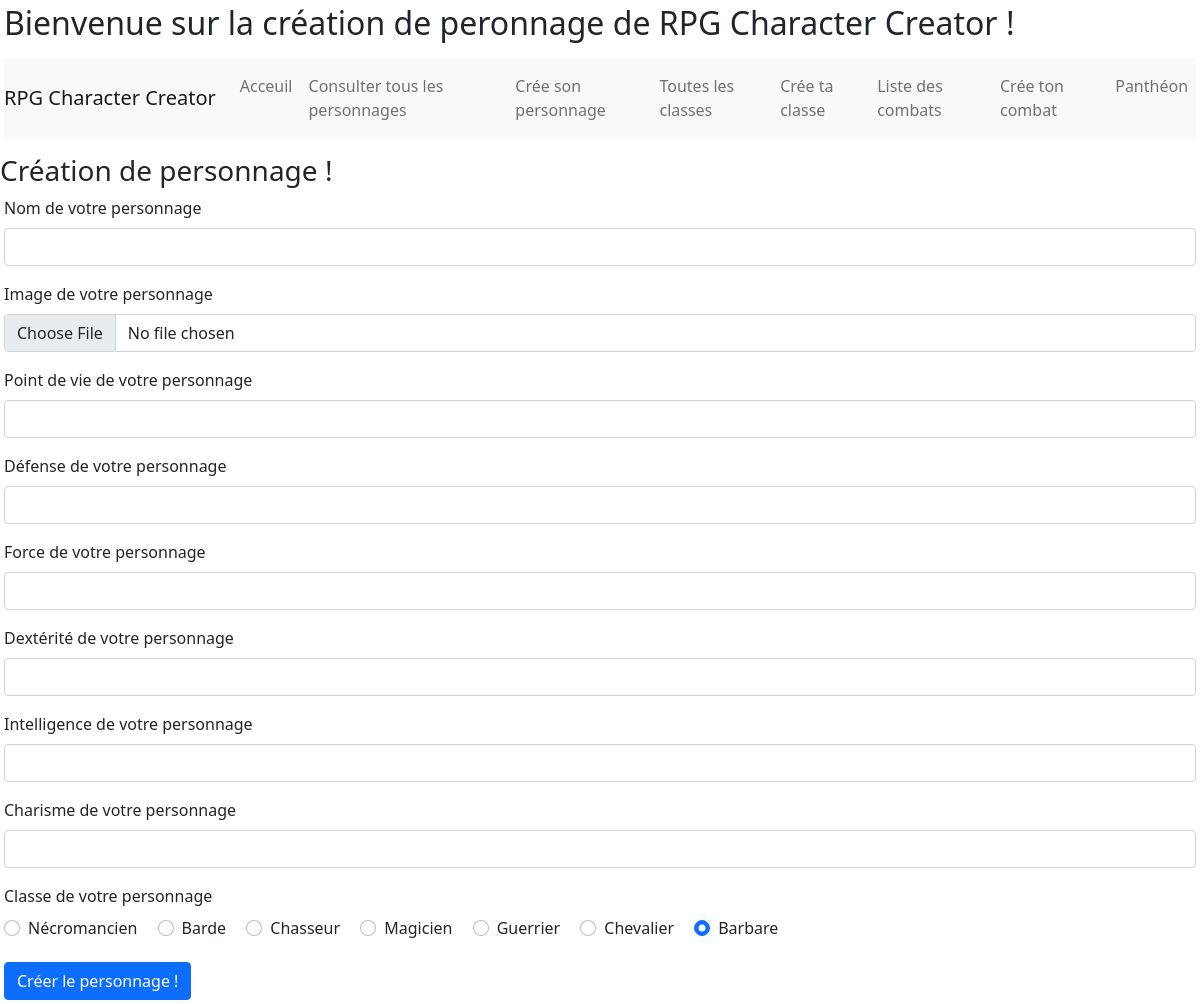
Page /addCharacter.php on the committed database.
### tables this page shows
CREATE TABLE IF NOT EXISTS `profession` (
  `id_profession` int NOT NULL AUTO_INCREMENT,
  `professionName` varchar(32) NOT NULL,
  PRIMARY KEY (`id_profession`)
);

### class/manager/professionManager.class.php (called while the page is built, shortened)
<?php
class ProfessionManager{
    private $_db;
    public function setDb($db){
        $this->_db = $db;
    }
    public function getList(){
        $liste = [];
        $requete = $this->_db->query('SELECT * FROM profession
        ORDER BY id_profession DESC');
        while($donnees = $requete->fetch()){
            $profession = new Profession($donnees);
            $liste[] = $profession;
        }
    return $liste;
    }
}
?>

### class/class/profession.class.php (called while the page is built, shortened)
<?php
class Profession{
    private $_id_profession;
    private $_professionName;
    public function hydrate($donnees) {
        foreach($donnees as $key => $value) {
            $method = 'set'.ucfirst($key);
        }
    }
    public function getId_profession()
    {
        return $this->_id_profession;
    }
    public function setId_profession($id_profession)
    {
        $this->_id_profession = $id_profession;
    }
    public function getProfessionName()
    {
        return $this->_professionName;
    }
    public function setProfessionName($professionName)
    {
        $this->_professionName = $professionName;
    }
}
?>

### addCharacter.php (the view, shortened to what this page needs)
<?php
$pdo = connexionBDD();
$professionManager = new ProfessionManager($pdo);
?>
<!DOCTYPE html>
<html lang="en">
<head>
    <link href="https://cdn.jsdelivr.net/npm/bootstrap@5.1.2/dist/css/bootstrap.min.css" rel="stylesheet">
</head>
<body>
<h2 class="m-1 mb-3">Bienvenue sur la création de peronnage de RPG Character Creator !</h2>
<?php require ('nav.php'); ?>
<h3> Création de personnage ! </h3>
    <form action="" method='POST' enctype="multipart/form-data">
        <div class="m-1 mb-3" >
            <label for="nom" class="form-label">Nom de votre personnage</label>
            <input type="text" class="form-control" id="nom" name="name">
        </div>
        <div class="m-1 mb-3" >
            <label for="formFile" class="form-label">Image de votre personnage</label>
            <input class="form-control" type="file" id="formFile" name="token">
        </div>
        <div class="m-1 mb-3" >
            <label for="nom" class="form-label">Point de vie de votre personnage</label>
            <input type="number" class="form-control" name="hp">
        </div>
        <div class="m-1 mb-3" >
            <label for="nom" class="form-label">Défense de votre personnage</label>
            <input type="number" class="form-control" name="defense">
        </div>
        <div class="m-1 mb-3" >
            <label for="nom" class="form-label">Force de votre personnage</label>
            <input type="number" class="form-control" name="str">
        </div>
        <div class="m-1 mb-3" >
            <label for="nom" class="form-label">Dextérité de votre personnage</label>
            <input type="number" class="form-control" name="dex">
        </div>
        <div class="m-1 mb-3" >
            <label for="nom" class="form-label">Intelligence de votre personnage</label>
            <input type="number" class="form-control" name="intel">
        </div>
        <div class="m-1 mb-3" >
            <label for="nom" class="form-label">Charisme de votre personnage</label>
            <input type="number" class="form-control" name="cha">
        </div>
        <div class="m-1 mb-3" >
            <label for="nbr" class="form-label">Classe de votre personnage</label>
            <br/>
            <?php
                $liste = $professionManager->getlist();
                foreach($liste as $profession){?>
                    <div class="form-check form-check-inline">
                        <input class="form-check-input" type="radio" id="inlineCheckbox1" name="id_profession" value="<?= $profession->getId_profession();?>" checked>
                        <label class="form-check-label" for="inlineCheckbox1"><?= $profession->getProfessionName();?></label>
                    </div>
            <?php
            }
            ?>
        </div>
        <button type="submit" class="m-1 btn btn-primary">Créer le personnage !</button>
    </form>
</body>
</html>

### rows in the picture
profession: professionName "Nécromancien"
profession: professionName "Barde"
profession: professionName "Chasseur"
profession: professionName "Magicien"
profession: professionName "Guerrier"
profession: professionName "Chevalier"
profession: professionName "Barbare"
